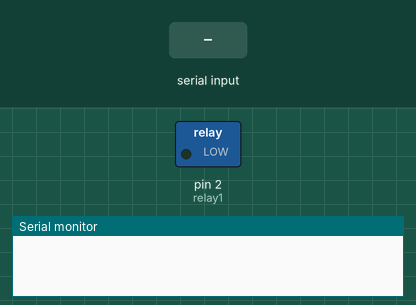
This sketch was run on a simulated Arduino Uno, built with avr-gcc and run on an emulated ATmega328P. Parts: switched loads named in the sketch (green lamp = pin HIGH), the last lines printed to the serial monitor. The test bench sets the inputs (shaded band).

Above: at 1.2 s.
1.3 s: "a" received over Serial
At 2.3 s:
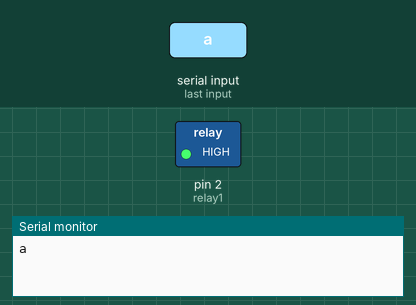
2.8 s: "A" received over Serial
At 3.4 s:
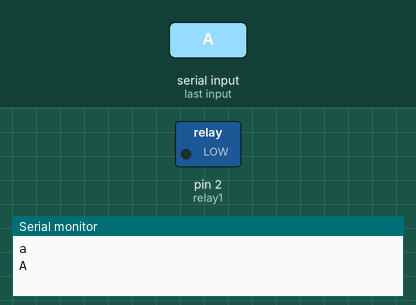
Timing chart, 0 to 5.8 s (numbered marks = the images above; inputs shaded):
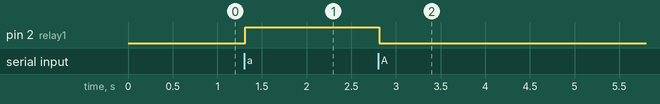

Measured:
- after the input at 1.3 s, pin 2 (relay1): LOW → HIGH at once
- after the input at 2.8 s, pin 2 (relay1): HIGH → LOW at once

The sketch:

SINGLE_RELAY_BLUETOOTH.ino
```cpp
/*

*/
String inputs;
#define relay1 2 //Connect relay1 to pin 9

void setup()
{
Serial.begin(9600); //Set rate for communicating with phone
pinMode(relay1, OUTPUT); //Set relay1 as an output

digitalWrite(relay1, LOW); //Switch relay1 off

}
void loop()
{
while(Serial.available()) //Check if there are available bytes to read
{
delay(10); //Delay to make it stable
char c = Serial.read(); //Conduct a serial read
if (c == '#'){
break; //Stop the loop once # is detected after a word
}
inputs += c; //Means inputs = inputs + c
}
if (inputs.length() >0)
{
Serial.println(inputs);

if(inputs == "A")
{
digitalWrite(relay1, LOW);
}
else if(inputs == "a")
{
digitalWrite(relay1, HIGH);
}

inputs="";
}
}
```
